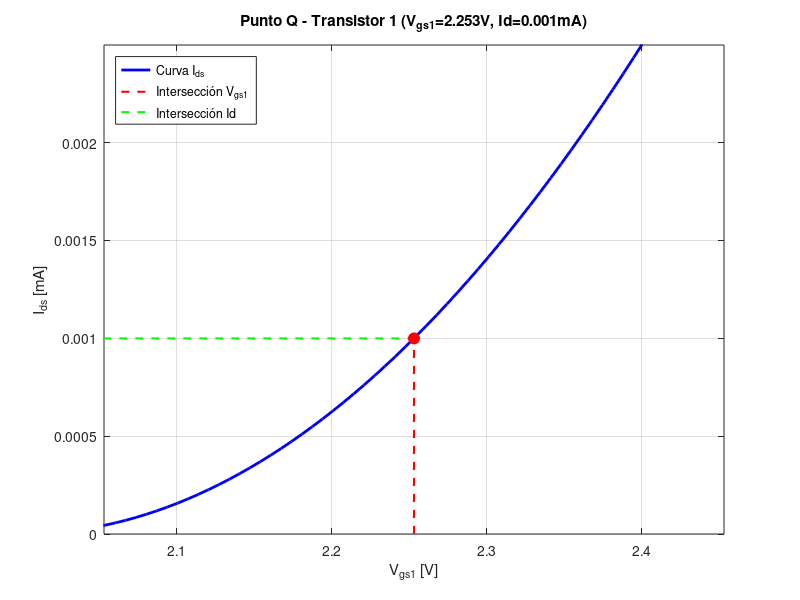
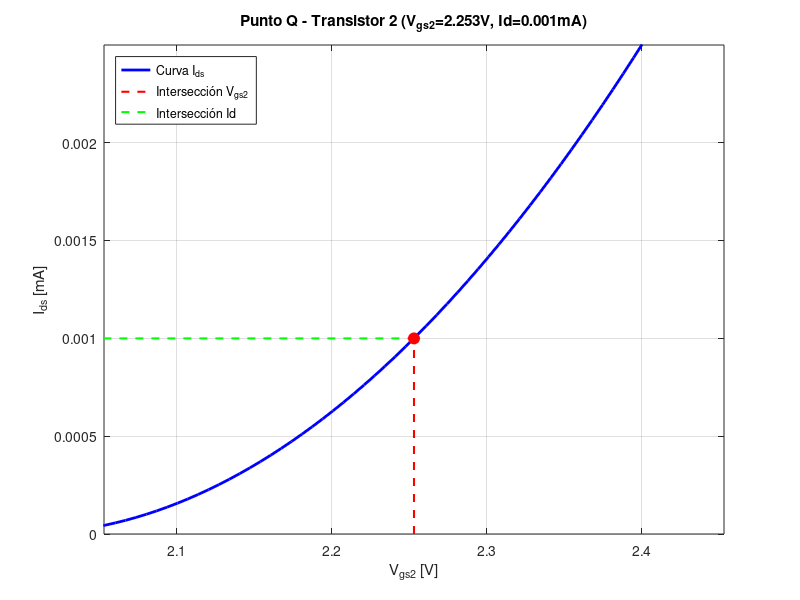

Source code (MATLAB) for these figures, in order:
clear all; close all; clc;

K   = 0.015625;  % Constante del MOSFET [A/V^2]
Vt  = 2;         % Tensión de umbral [V]
Vdd = 12;        % Tensión de alimentación [V]
Rg1 = 2000000;   % 2 MΩ
Rg2 = 1000000;   % 1 MΩ
Rd  = 1500;      % 1.5 kΩ

Vg1 = (Vdd * Rg2) / (Rg1 + Rg2);  % Vg1 = 4 V


% Rangos de búsqueda para Vp y Rs
v_Vp = 0:0.25:12;       % Rango de Vp [V]
v_Rs = 100:200:10000;    % Rango de Rs [Ω]

mejor_error = inf;
puntos_optimos = [];

% Bucle de iteración
for Vp = v_Vp
    for Rs = v_Rs

        % Definición del sistema de ecuaciones: x = [Ids, Vgs1, Vgs2, Vds1, Vds2]
        sistema = @(x) [
            x(1) - K * (x(2) - Vt)^2;                                % Ecuación 1: Ids1
            x(1) - K * (x(3) - Vt)^2;                                % Ecuación 2: Ids2
            x(2) - (Vg1 - (x(5) - x(1)*Rs));                         % Ecuación 3: Vgs1 = Vg1 - Vd2
            x(3) - (Vp - x(1)*Rs);                                   % Ecuación 4: Vgs2 = Vp - Vs2
            Vdd - x(1)*(Rd + Rs) - x(4) - x(5)                      % Ecuación 5: Malla Vdd
        ];

        % Semilla / Valor inicial de prueba [Ids, Vgs1, Vgs2, Vds1, Vds2]
        x0 = [0.001, 3, 3, 4, 3];

        % Opciones del resolvedor para silenciar mensajes en consola
        options = optimset('Display', 'off');

        % Resolver el sistema de ecuaciones
        [x, fval, info] = fsolve(sistema, x0, options);

        % Desempaquetar resultados
        Ids  = x(1);
        Vgs1 = x(2);
        Vgs2 = x(3);
        Vds1 = x(4);
        Vds2 = x(5);

        % Validar que la solución sea físicamente válida y opere en saturación:
        % 1. Corriente positiva
        % 2. Ambos MOSFETs por encima del umbral (Vgs > Vt)
        % 3. Ambos MOSFETs en región de saturación (Vds >= Vgs - Vt)
        if (info == 1) && (Ids > 0) && (Vgs1 > Vt) && (Vgs2 > Vt) && ...
           (Vds1 >= (Vgs1 - Vt)) && (Vds2 >= (Vgs2 - Vt))

            % Tensión óptima ideal para Máxima Excursión Simétrica en Vds1
            Vds1_opt = (Vdd - Ids*(Rd + Rs) - Vds2) / 2;

            % Error respecto a la máxima excursión
            error_excursion = abs(Vds1 - Vds1_opt);

            % Guardar la combinación con menor error
            if error_excursion < mejor_error
                mejor_error = error_excursion; %actualiza el mejor error
                puntos_optimos = [Vp, Rs, Ids, Vgs1, Vgs2, Vds1, Vds2, Vds1_opt];
            endif
        endif

    endfor
endfor

% =========================================================================
% MOSTRAR RESULTADOS EN PANTALLA
% =========================================================================
if !isempty(puntos_optimos)
    fprintf('\n=== RESULTADOS MÁXIMA EXCURSIÓN SIMÉTRICA ===\n');
    fprintf('Vp óptimo : %.3f V\n', puntos_optimos(1));
    fprintf('Rs óptimo : %.2f Ohm\n', puntos_optimos(2));
    fprintf('--------------------------------------------\n');
    fprintf('Ids  : %.4f A \n', puntos_optimos(3)*1000);
    fprintf('Vgs1 : %.3f V\n', puntos_optimos(4));
    fprintf('Vgs2 : %.3f V\n', puntos_optimos(5));
    fprintf('Vds1 : %.3f V (Punto de operación)\n', puntos_optimos(6));
    fprintf('Vds2 : %.3f V\n', puntos_optimos(7));
    fprintf('Vds1_optimo (Mitad de rama): %.3f V\n', puntos_optimos(8));
    fprintf('Error en excursión: %.6f V\n', mejor_error);
else
    fprintf('No se encontró una solución válida dentro de los rangos especificados.\n');
endif

% Valores óptimos encontrados para Máxima Excursión Simétrica
Vp_opt = 6.5;   % [V]
Rs_opt = 4250;  % [Ohm]

sistema = @(x) [
    x(1) - K * (x(2) - Vt)^2;         % Ids - K*(Vgs1-Vt)^2 = 0
    x(1) - K * (x(3) - Vt)^2;         % Ids - K*(Vgs2-Vt)^2 = 0
    x(2) - (Vg1 - (x(5) - x(1)*Rs_opt)); % Vgs1 = Vg1 - Vd2
    x(3) - (Vp_opt - x(1)*Rs_opt);    % Vgs2 = Vp - Vs2
    Vdd - x(1)*(Rd + Rs_opt) - x(4) - x(5) % Malla Vdd
];

x0 = [0.002, 2.5, 2.5, 3.0, 4.0];
[x, ~, info] = fsolve(sistema, x0);

if info == 1
    Ids_q  = x(1);  % Corriente en Amperios (si K está en mA/V^2, Ids estará en mA)
    Vgs1_q = x(2);
    Vgs2_q = x(3);
    Vds1_q = x(4);
    Vds2_q = x(5);
else
    error('El sistema no convergió con los valores óptimos provistos.');
endif

gm1 = 2*K*(Vgs1_q-Vt);
gm2 = 2*K*(Vgs2_q-Vt);

% =========================================================================
% 3. CÁLKULO E IMPRESIÓN DE LOS PARÁMETROS FINALES DE CADA TRANSISTOR
% =========================================================================
fprintf('\n======================================================\n');
fprintf('  PARÁMETROS OPERATIVOS FINALES (PUNTO Q) DE LOS MOSFETs \n');
fprintf('======================================================\n');
fprintf(' Parámetros de entrada seleccionados:\n');
fprintf('   Vp = %.2f V\n', Vp_opt);
fprintf('   Rs = %.2f Ohm\n', Rs_opt);
fprintf('------------------------------------------------------\n');
fprintf(' TRANSISTOR 1 (M1):\n');
fprintf('   Id1  = %.4f mA\n', Ids_q);
fprintf('   Vgs1 = %.3f V\n', Vgs1_q);
fprintf('   Vds1 = %.3f V\n', Vds1_q);
fprintf('   gm1 = %.3f V\n', gm1);
fprintf('------------------------------------------------------\n');
fprintf(' TRANSISTOR 2 (M2):\n');
fprintf('   Id2  = %.4f mA\n', Ids_q);
fprintf('   Vgs2 = %.3f V\n', Vgs2_q);
fprintf('   Vds2 = %.3f V\n', Vds2_q);
fprintf('   gm2 = %.3f V\n', gm2);
fprintf('======================================================\n\n');

% Vector para graficar la parábola característica
Vgs_vec = linspace(Vt, Vt + 2, 300);
Ids_vec = K * (Vgs_vec - Vt) .^ 2;

% --- Gráfica Transistor 1 ---
figure(1);
plot(Vgs_vec, Ids_vec, 'b-', 'LineWidth', 2);
hold on;
line([Vgs1_q Vgs1_q], [0 Ids_q], 'Color', 'r', 'LineStyle', '--', 'LineWidth', 1.5);
line([Vt Vgs1_q], [Ids_q Ids_q], 'Color', 'g', 'LineStyle', '--', 'LineWidth', 1.5);
plot(Vgs1_q, Ids_q, 'ro', 'MarkerSize', 8, 'MarkerFaceColor', 'r');

% --- LÍMITES DE LOS EJES (Rango Reducido) ---
xlim([Vgs1_q - 0.2, Vgs1_q + 0.2]);   % Rango X centrado en Vgs1_q (ej. ±0.2V)
ylim([0, Ids_q * 2.5]);                % Rango Y desde 0 hasta un poco más del Id de reposo

grid on;
xlabel('V_{gs1} [V]');
ylabel('I_{ds} [mA]');
title(sprintf('Punto Q - Transistor 1 (V_{gs1}=%.3fV, Id=%.3fmA)', Vgs1_q, Ids_q));
legend('Curva I_{ds}', 'Intersección V_{gs1}', 'Intersección Id', 'Location', 'northwest');
hold off;

% --- Gráfica Transistor 2 ---
figure(2);
plot(Vgs_vec, Ids_vec, 'b-', 'LineWidth', 2);
hold on;
line([Vgs2_q Vgs2_q], [0 Ids_q], 'Color', 'r', 'LineStyle', '--', 'LineWidth', 1.5);
line([Vt Vgs2_q], [Ids_q Ids_q], 'Color', 'g', 'LineStyle', '--', 'LineWidth', 1.5);
plot(Vgs2_q, Ids_q, 'ro', 'MarkerSize', 8, 'MarkerFaceColor', 'r');

% --- LÍMITES DE LOS EJES (Rango Reducido) ---
xlim([Vgs2_q - 0.2, Vgs2_q + 0.2]);   % Rango X centrado en Vgs2_q
ylim([0, Ids_q * 2.5]);                % Rango Y adaptado a la corriente de reposo

grid on;
xlabel('V_{gs2} [V]');
ylabel('I_{ds} [mA]');
title(sprintf('Punto Q - Transistor 2 (V_{gs2}=%.3fV, Id=%.3fmA)', Vgs2_q, Ids_q));
legend('Curva I_{ds}', 'Intersección V_{gs2}', 'Intersección Id', 'Location', 'northwest');
hold off;
